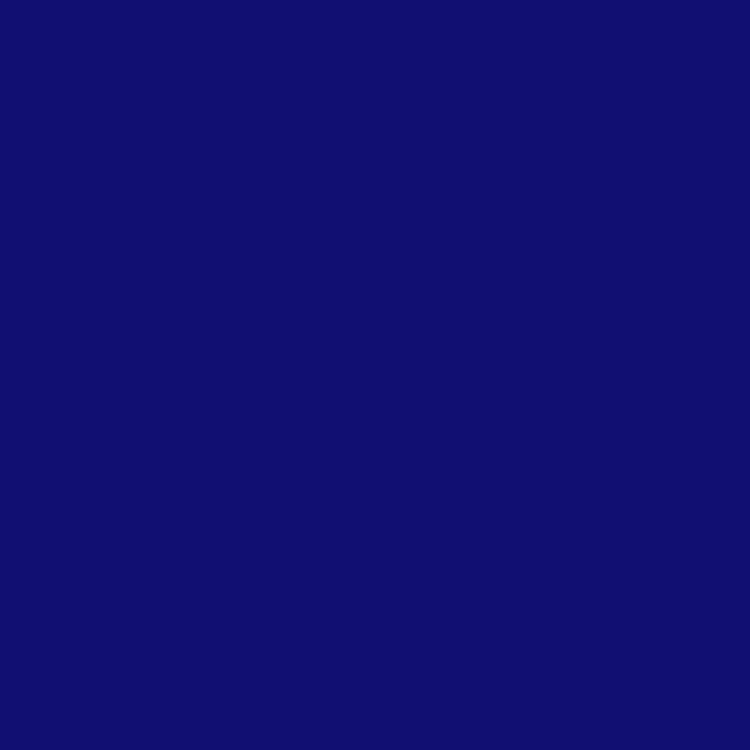
Frame 1 (no input)
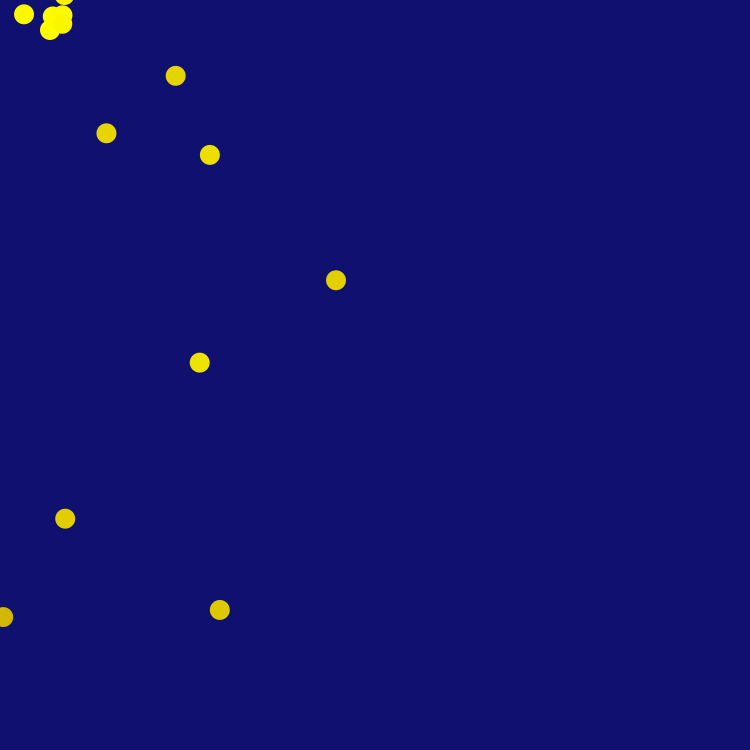
Frame 60 (the mouse pressed at the canvas centre just before this capture)
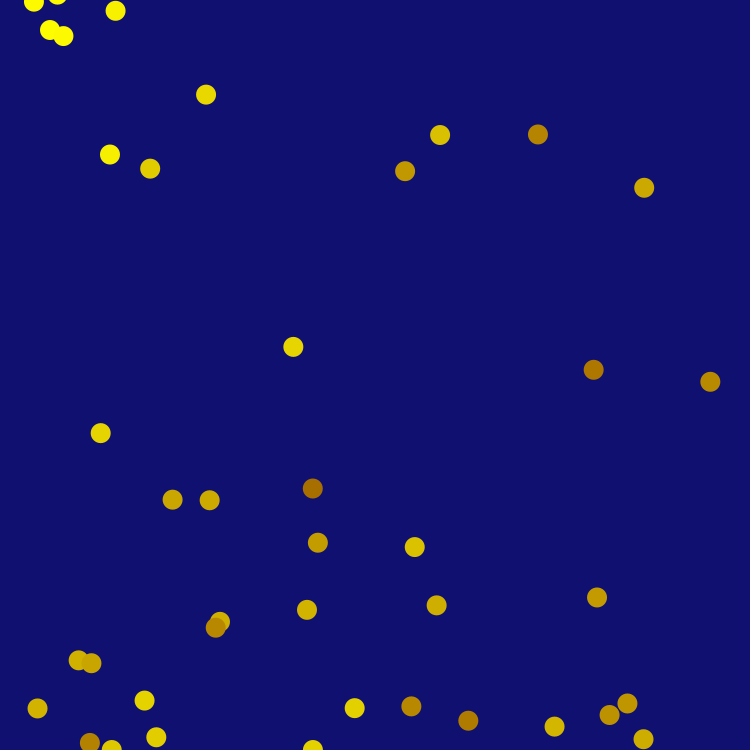
Frame 120 (the mouse held since frame 60 and released just before this capture)

The Processing sketch that drew these frames (run headless with seeded random() and noise(); from frame 60 on, the mouse is pressed at the canvas centre):

// Processing sketch: processing_96750
// ── processing_96750.pde

color night = color(16, 16, 112);
ArrayList sys;
void setup()
{
  size (750,750);
  sys = new ArrayList();
}
void draw()
{
  background(night);
  sys.add(new spark(50,30) );
  
  for(int n=sys.size()-1 ; n>0 ; n--)
{
  spark s = (spark)sys.get(n);
  s.draw();
  if(!s.alive) sys.remove(n);
 }
}
class spark
{
  float x, y;
  float vx, vy;
  float g=1;
  color hot = color(255, 254, 0);
  color cold = color (100, 0, 0);
  color night = color(16, 16, 112);
  int age = 0;
  int life = 200;
  boolean alive=true;
  spark(float xi, float yi)
  {
    x = xi;
    y = yi;
    vx = random(-10,10);
    vy = random(-50,10);
  }
  void move()
  {
    x += vx;  y+= vy;
    vy += g;
    if(y>height)
  {
    y=height;
    vy *= -random(0.3,0.6);
   }
  }
  void draw()
  {
    noStroke();
    age++;
    if (age<life)
    {
      float f = norm(age, 0, life);
      color c = lerpColor(hot, cold, f);
      fill(c);
      ellipse(x, y, 20, 20);
      move();
    }
    else
    {
    alive=false;
    } 
  }
}
